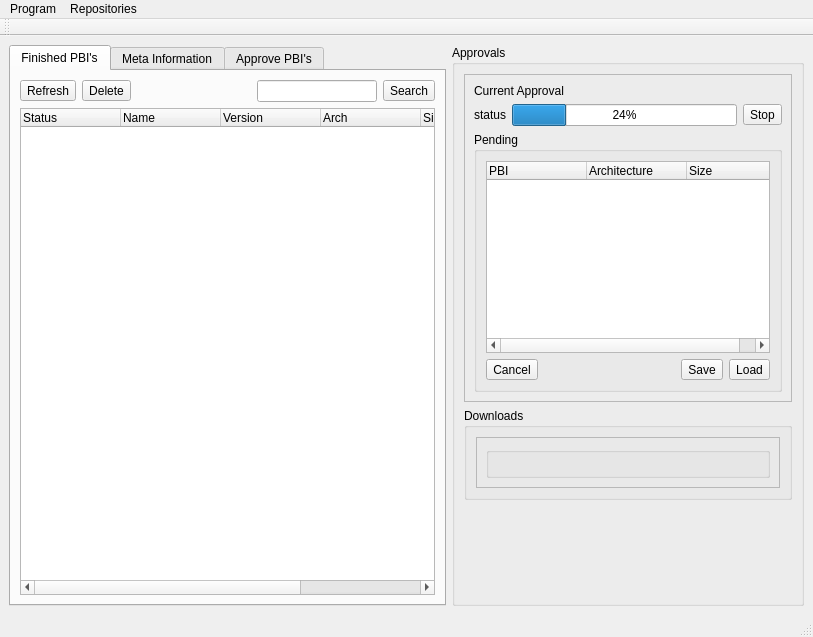
<?xml version="1.0" encoding="UTF-8"?>
<ui version="4.0">
 <class>mainGUI</class>
 <widget class="QMainWindow" name="mainGUI">
  <property name="geometry">
   <rect>
    <x>0</x>
    <y>0</y>
    <width>813</width>
    <height>615</height>
   </rect>
  </property>
  <property name="windowTitle">
   <string>PBI Repository Manager</string>
  </property>
  <widget class="QWidget" name="centralwidget">
   <layout class="QHBoxLayout" name="horizontalLayout_7">
    <item>
     <widget class="QTabWidget" name="tabWidget">
      <property name="currentIndex">
       <number>0</number>
      </property>
      <widget class="QWidget" name="tab_finished">
       <attribute name="title">
        <string>Finished PBI's</string>
       </attribute>
       <layout class="QVBoxLayout" name="verticalLayout_6">
        <item>
         <layout class="QHBoxLayout" name="horizontalLayout_2">
          <item>
           <widget class="QToolButton" name="tool_finished_refresh">
            <property name="text">
             <string>Refresh</string>
            </property>
            <property name="icon">
             <iconset resource="pc-repomanager.qrc">
              <normaloff>:/png/icons/refresh.png</normaloff>:/png/icons/refresh.png</iconset>
            </property>
            <property name="toolButtonStyle">
             <enum>Qt::ToolButtonTextUnderIcon</enum>
            </property>
           </widget>
          </item>
          <item>
           <widget class="QToolButton" name="tool_finished_delete">
            <property name="text">
             <string>Delete</string>
            </property>
            <property name="icon">
             <iconset resource="pc-repomanager.qrc">
              <normaloff>:/png/icons/minus.png</normaloff>:/png/icons/minus.png</iconset>
            </property>
            <property name="toolButtonStyle">
             <enum>Qt::ToolButtonTextUnderIcon</enum>
            </property>
           </widget>
          </item>
          <item>
           <spacer name="horizontalSpacer">
            <property name="orientation">
             <enum>Qt::Horizontal</enum>
            </property>
            <property name="sizeHint" stdset="0">
             <size>
              <width>40</width>
              <height>20</height>
             </size>
            </property>
           </spacer>
          </item>
          <item>
           <widget class="QLineEdit" name="lineEdit_2"/>
          </item>
          <item>
           <widget class="QToolButton" name="tool_finished_search">
            <property name="text">
             <string>Search</string>
            </property>
            <property name="icon">
             <iconset resource="pc-repomanager.qrc">
              <normaloff>:/png/icons/search.png</normaloff>:/png/icons/search.png</iconset>
            </property>
            <property name="toolButtonStyle">
             <enum>Qt::ToolButtonTextUnderIcon</enum>
            </property>
           </widget>
          </item>
         </layout>
        </item>
        <item>
         <widget class="QTreeWidget" name="tree_finished_list">
          <attribute name="headerDefaultSectionSize">
           <number>100</number>
          </attribute>
          <column>
           <property name="text">
            <string>Status</string>
           </property>
          </column>
          <column>
           <property name="text">
            <string>Name</string>
           </property>
          </column>
          <column>
           <property name="text">
            <string>Version</string>
           </property>
          </column>
          <column>
           <property name="text">
            <string>Arch</string>
           </property>
          </column>
          <column>
           <property name="text">
            <string>Size</string>
           </property>
          </column>
          <column>
           <property name="text">
            <string>Date Created</string>
           </property>
          </column>
         </widget>
        </item>
       </layout>
      </widget>
      <widget class="QWidget" name="tab_meta">
       <attribute name="title">
        <string>Meta Information</string>
       </attribute>
       <layout class="QVBoxLayout" name="verticalLayout_2">
        <item>
         <layout class="QHBoxLayout" name="horizontalLayout_3">
          <item>
           <widget class="QToolButton" name="tool_meta_refresh">
            <property name="text">
             <string>Refresh</string>
            </property>
            <property name="icon">
             <iconset resource="pc-repomanager.qrc">
              <normaloff>:/png/icons/refresh.png</normaloff>:/png/icons/refresh.png</iconset>
            </property>
            <property name="toolButtonStyle">
             <enum>Qt::ToolButtonTextUnderIcon</enum>
            </property>
           </widget>
          </item>
          <item>
           <widget class="QToolButton" name="tool_meta_delete">
            <property name="text">
             <string>Delete</string>
            </property>
            <property name="icon">
             <iconset resource="pc-repomanager.qrc">
              <normaloff>:/png/icons/minus.png</normaloff>:/png/icons/minus.png</iconset>
            </property>
            <property name="toolButtonStyle">
             <enum>Qt::ToolButtonTextUnderIcon</enum>
            </property>
           </widget>
          </item>
          <item>
           <widget class="QToolButton" name="tool_meta_new">
            <property name="text">
             <string>New</string>
            </property>
            <property name="icon">
             <iconset resource="pc-repomanager.qrc">
              <normaloff>:/png/icons/file.png</normaloff>:/png/icons/file.png</iconset>
            </property>
            <property name="toolButtonStyle">
             <enum>Qt::ToolButtonTextUnderIcon</enum>
            </property>
           </widget>
          </item>
          <item>
           <widget class="QToolButton" name="tool_meta_copy">
            <property name="text">
             <string>Copy</string>
            </property>
            <property name="icon">
             <iconset resource="pc-repomanager.qrc">
              <normaloff>:/png/icons/copy.png</normaloff>:/png/icons/copy.png</iconset>
            </property>
            <property name="toolButtonStyle">
             <enum>Qt::ToolButtonTextUnderIcon</enum>
            </property>
           </widget>
          </item>
          <item>
           <spacer name="horizontalSpacer_2">
            <property name="orientation">
             <enum>Qt::Horizontal</enum>
            </property>
            <property name="sizeHint" stdset="0">
             <size>
              <width>40</width>
              <height>20</height>
             </size>
            </property>
           </spacer>
          </item>
          <item>
           <widget class="QLineEdit" name="line_meta_search"/>
          </item>
          <item>
           <widget class="QToolButton" name="tool_meta_search">
            <property name="text">
             <string>Search</string>
            </property>
            <property name="icon">
             <iconset resource="pc-repomanager.qrc">
              <normaloff>:/png/icons/search.png</normaloff>:/png/icons/search.png</iconset>
            </property>
            <property name="toolButtonStyle">
             <enum>Qt::ToolButtonTextUnderIcon</enum>
            </property>
           </widget>
          </item>
         </layout>
        </item>
        <item>
         <widget class="QTreeWidget" name="tree_meta_list">
          <attribute name="headerDefaultSectionSize">
           <number>100</number>
          </attribute>
          <column>
           <property name="text">
            <string>Name</string>
           </property>
          </column>
          <column>
           <property name="text">
            <string>Status</string>
           </property>
          </column>
         </widget>
        </item>
        <item>
         <widget class="QGroupBox" name="group_meta_info">
          <property name="title">
           <string>Meta Information</string>
          </property>
          <layout class="QVBoxLayout" name="verticalLayout_3">
           <item>
            <widget class="QFrame" name="frame">
             <property name="frameShape">
              <enum>QFrame::StyledPanel</enum>
             </property>
             <property name="frameShadow">
              <enum>QFrame::Raised</enum>
             </property>
             <layout class="QVBoxLayout" name="verticalLayout_4">
              <item>
               <layout class="QHBoxLayout" name="horizontalLayout">
                <item>
                 <spacer name="horizontalSpacer_3">
                  <property name="orientation">
                   <enum>Qt::Horizontal</enum>
                  </property>
                  <property name="sizeHint" stdset="0">
                   <size>
                    <width>40</width>
                    <height>20</height>
                   </size>
                  </property>
                 </spacer>
                </item>
                <item>
                 <widget class="QRadioButton" name="radio_meta_app">
                  <property name="text">
                   <string>Application</string>
                  </property>
                 </widget>
                </item>
                <item>
                 <widget class="QRadioButton" name="radio_meta_cat">
                  <property name="text">
                   <string>Category</string>
                  </property>
                 </widget>
                </item>
                <item>
                 <spacer name="horizontalSpacer_4">
                  <property name="orientation">
                   <enum>Qt::Horizontal</enum>
                  </property>
                  <property name="sizeHint" stdset="0">
                   <size>
                    <width>40</width>
                    <height>20</height>
                   </size>
                  </property>
                 </spacer>
                </item>
                <item>
                 <widget class="QPushButton" name="push_meta_save">
                  <property name="text">
                   <string>Save</string>
                  </property>
                  <property name="icon">
                   <iconset resource="pc-repomanager.qrc">
                    <normaloff>:/png/icons/save.png</normaloff>:/png/icons/save.png</iconset>
                  </property>
                 </widget>
                </item>
               </layout>
              </item>
              <item>
               <layout class="QFormLayout" name="formLayout">
                <item row="0" column="0">
                 <widget class="QLabel" name="label_meta_name">
                  <property name="text">
                   <string>Name</string>
                  </property>
                 </widget>
                </item>
                <item row="0" column="1">
                 <widget class="QLineEdit" name="lineEdit"/>
                </item>
                <item row="1" column="0">
                 <widget class="QLabel" name="label_2">
                  <property name="text">
                   <string>Author</string>
                  </property>
                 </widget>
                </item>
                <item row="2" column="0">
                 <widget class="QLabel" name="label">
                  <property name="text">
                   <string>Website</string>
                  </property>
                 </widget>
                </item>
                <item row="3" column="0">
                 <widget class="QLabel" name="label_3">
                  <property name="text">
                   <string>Icon</string>
                  </property>
                 </widget>
                </item>
                <item row="4" column="0">
                 <widget class="QLabel" name="label_4">
                  <property name="text">
                   <string>License</string>
                  </property>
                 </widget>
                </item>
                <item row="5" column="0">
                 <widget class="QLabel" name="label_5">
                  <property name="text">
                   <string>Type</string>
                  </property>
                 </widget>
                </item>
                <item row="6" column="0">
                 <widget class="QLabel" name="label_6">
                  <property name="text">
                   <string>Category</string>
                  </property>
                 </widget>
                </item>
                <item row="7" column="0">
                 <widget class="QLabel" name="label_7">
                  <property name="text">
                   <string>Keywords</string>
                  </property>
                 </widget>
                </item>
                <item row="8" column="0">
                 <widget class="QLabel" name="label_meta_description">
                  <property name="text">
                   <string>Description</string>
                  </property>
                 </widget>
                </item>
                <item row="9" column="1">
                 <widget class="QCheckBox" name="check_meta_needroot">
                  <property name="text">
                   <string>Requires Root</string>
                  </property>
                 </widget>
                </item>
                <item row="8" column="1">
                 <widget class="QPlainTextEdit" name="plainTextEdit"/>
                </item>
                <item row="1" column="1">
                 <widget class="QLineEdit" name="lineEdit_3"/>
                </item>
                <item row="2" column="1">
                 <widget class="QLineEdit" name="lineEdit_4"/>
                </item>
                <item row="3" column="1">
                 <widget class="QLineEdit" name="lineEdit_5"/>
                </item>
                <item row="4" column="1">
                 <widget class="QLineEdit" name="lineEdit_6"/>
                </item>
                <item row="5" column="1">
                 <widget class="QComboBox" name="comboBox"/>
                </item>
                <item row="6" column="1">
                 <widget class="QComboBox" name="comboBox_2"/>
                </item>
                <item row="7" column="1">
                 <widget class="QLineEdit" name="lineEdit_7"/>
                </item>
               </layout>
              </item>
             </layout>
            </widget>
           </item>
          </layout>
         </widget>
        </item>
        <item>
         <spacer name="verticalSpacer_2">
          <property name="orientation">
           <enum>Qt::Vertical</enum>
          </property>
          <property name="sizeHint" stdset="0">
           <size>
            <width>20</width>
            <height>129</height>
           </size>
          </property>
         </spacer>
        </item>
       </layout>
      </widget>
      <widget class="QWidget" name="tab_testing">
       <attribute name="title">
        <string>Approve PBI's</string>
       </attribute>
       <layout class="QVBoxLayout" name="verticalLayout_12">
        <item>
         <layout class="QHBoxLayout" name="horizontalLayout_5">
          <item>
           <widget class="QToolButton" name="tool_testing_approve">
            <property name="toolTip">
             <string>Approve the selected PBI</string>
            </property>
            <property name="text">
             <string>Approve</string>
            </property>
            <property name="icon">
             <iconset resource="pc-repomanager.qrc">
              <normaloff>:/png/icons/checkmark.png</normaloff>:/png/icons/checkmark.png</iconset>
            </property>
            <property name="iconSize">
             <size>
              <width>16</width>
              <height>16</height>
             </size>
            </property>
            <property name="toolButtonStyle">
             <enum>Qt::ToolButtonTextUnderIcon</enum>
            </property>
           </widget>
          </item>
          <item>
           <widget class="QToolButton" name="tool_testing_flag">
            <property name="toolTip">
             <string>Flag the selected PBI</string>
            </property>
            <property name="text">
             <string>Mark</string>
            </property>
            <property name="icon">
             <iconset resource="pc-repomanager.qrc">
              <normaloff>:/png/icons/flag-yellow.png</normaloff>:/png/icons/flag-yellow.png</iconset>
            </property>
            <property name="iconSize">
             <size>
              <width>16</width>
              <height>16</height>
             </size>
            </property>
            <property name="toolButtonStyle">
             <enum>Qt::ToolButtonTextUnderIcon</enum>
            </property>
           </widget>
          </item>
          <item>
           <widget class="QToolButton" name="tool_testing_download">
            <property name="text">
             <string>Download</string>
            </property>
            <property name="icon">
             <iconset resource="pc-repomanager.qrc">
              <normaloff>:/png/icons/arrow-down.png</normaloff>:/png/icons/arrow-down.png</iconset>
            </property>
            <property name="toolButtonStyle">
             <enum>Qt::ToolButtonTextUnderIcon</enum>
            </property>
           </widget>
          </item>
          <item>
           <spacer name="horizontalSpacer_5">
            <property name="orientation">
             <enum>Qt::Horizontal</enum>
            </property>
            <property name="sizeHint" stdset="0">
             <size>
              <width>40</width>
              <height>20</height>
             </size>
            </property>
           </spacer>
          </item>
          <item>
           <widget class="QLineEdit" name="line_testing_search"/>
          </item>
          <item>
           <widget class="QToolButton" name="tool_testing_search">
            <property name="text">
             <string>Search</string>
            </property>
            <property name="icon">
             <iconset resource="pc-repomanager.qrc">
              <normaloff>:/png/icons/search.png</normaloff>:/png/icons/search.png</iconset>
            </property>
            <property name="toolButtonStyle">
             <enum>Qt::ToolButtonTextUnderIcon</enum>
            </property>
           </widget>
          </item>
         </layout>
        </item>
        <item>
         <widget class="QFrame" name="frame_4">
          <property name="frameShape">
           <enum>QFrame::StyledPanel</enum>
          </property>
          <property name="frameShadow">
           <enum>QFrame::Raised</enum>
          </property>
          <layout class="QVBoxLayout" name="verticalLayout_11">
           <item>
            <layout class="QHBoxLayout" name="horizontalLayout_6">
             <item>
              <widget class="QRadioButton" name="radio_testing_new">
               <property name="text">
                <string>New</string>
               </property>
              </widget>
             </item>
             <item>
              <widget class="QRadioButton" name="radio_testing_update">
               <property name="text">
                <string>Updates</string>
               </property>
              </widget>
             </item>
             <item>
              <widget class="QRadioButton" name="radio_testing_revision">
               <property name="text">
                <string>Revisions</string>
               </property>
              </widget>
             </item>
            </layout>
           </item>
           <item>
            <widget class="QTreeWidget" name="treeWidget_2">
             <attribute name="headerDefaultSectionSize">
              <number>100</number>
             </attribute>
             <column>
              <property name="text">
               <string>Status</string>
              </property>
             </column>
             <column>
              <property name="text">
               <string>Name</string>
              </property>
             </column>
             <column>
              <property name="text">
               <string>Version</string>
              </property>
             </column>
             <column>
              <property name="text">
               <string>Arch</string>
              </property>
             </column>
             <column>
              <property name="text">
               <string>Size</string>
              </property>
             </column>
             <column>
              <property name="text">
               <string>Date Created</string>
              </property>
             </column>
            </widget>
           </item>
          </layout>
         </widget>
        </item>
       </layout>
      </widget>
     </widget>
    </item>
    <item>
     <layout class="QVBoxLayout" name="verticalLayout">
      <item>
       <widget class="QGroupBox" name="group_testing_approvals">
        <property name="title">
         <string>Approvals</string>
        </property>
        <layout class="QVBoxLayout" name="verticalLayout_5">
         <item>
          <widget class="QFrame" name="frame_2">
           <property name="frameShape">
            <enum>QFrame::StyledPanel</enum>
           </property>
           <property name="frameShadow">
            <enum>QFrame::Raised</enum>
           </property>
           <layout class="QVBoxLayout" name="verticalLayout_7">
            <item>
             <widget class="QLabel" name="label_approval_current">
              <property name="text">
               <string>Current Approval</string>
              </property>
             </widget>
            </item>
            <item>
             <layout class="QHBoxLayout" name="horizontalLayout_4">
              <item>
               <widget class="QLabel" name="label_approval_status">
                <property name="text">
                 <string>status</string>
                </property>
               </widget>
              </item>
              <item>
               <widget class="QProgressBar" name="progress_approval">
                <property name="value">
                 <number>24</number>
                </property>
               </widget>
              </item>
              <item>
               <widget class="QToolButton" name="tool_approval_stopcurrent">
                <property name="text">
                 <string>Stop</string>
                </property>
                <property name="icon">
                 <iconset resource="pc-repomanager.qrc">
                  <normaloff>:/png/icons/stop.png</normaloff>:/png/icons/stop.png</iconset>
                </property>
                <property name="toolButtonStyle">
                 <enum>Qt::ToolButtonIconOnly</enum>
                </property>
               </widget>
              </item>
             </layout>
            </item>
            <item>
             <widget class="QGroupBox" name="group_approval_pending">
              <property name="title">
               <string>Pending</string>
              </property>
              <layout class="QVBoxLayout" name="verticalLayout_8">
               <item>
                <widget class="QTreeWidget" name="tree_approval_pending">
                 <attribute name="headerDefaultSectionSize">
                  <number>100</number>
                 </attribute>
                 <column>
                  <property name="text">
                   <string>PBI</string>
                  </property>
                 </column>
                 <column>
                  <property name="text">
                   <string>Architecture</string>
                  </property>
                 </column>
                 <column>
                  <property name="text">
                   <string>Size</string>
                  </property>
                 </column>
                </widget>
               </item>
               <item>
                <layout class="QHBoxLayout" name="horizontalLayout_8">
                 <item>
                  <widget class="QToolButton" name="tool_approval_cancel">
                   <property name="text">
                    <string>Cancel</string>
                   </property>
                   <property name="icon">
                    <iconset resource="pc-repomanager.qrc">
                     <normaloff>:/png/icons/delete.png</normaloff>:/png/icons/delete.png</iconset>
                   </property>
                   <property name="toolButtonStyle">
                    <enum>Qt::ToolButtonTextUnderIcon</enum>
                   </property>
                  </widget>
                 </item>
                 <item>
                  <spacer name="horizontalSpacer_6">
                   <property name="orientation">
                    <enum>Qt::Horizontal</enum>
                   </property>
                   <property name="sizeHint" stdset="0">
                    <size>
                     <width>40</width>
                     <height>20</height>
                    </size>
                   </property>
                  </spacer>
                 </item>
                 <item>
                  <widget class="QToolButton" name="toolButton_3">
                   <property name="text">
                    <string>Save</string>
                   </property>
                   <property name="icon">
                    <iconset resource="pc-repomanager.qrc">
                     <normaloff>:/png/icons/save.png</normaloff>:/png/icons/save.png</iconset>
                   </property>
                   <property name="toolButtonStyle">
                    <enum>Qt::ToolButtonTextUnderIcon</enum>
                   </property>
                  </widget>
                 </item>
                 <item>
                  <widget class="QToolButton" name="toolButton">
                   <property name="text">
                    <string>Load</string>
                   </property>
                   <property name="icon">
                    <iconset resource="pc-repomanager.qrc">
                     <normaloff>:/png/icons/bag.png</normaloff>:/png/icons/bag.png</iconset>
                   </property>
                   <property name="iconSize">
                    <size>
                     <width>16</width>
                     <height>16</height>
                    </size>
                   </property>
                   <property name="toolButtonStyle">
                    <enum>Qt::ToolButtonTextUnderIcon</enum>
                   </property>
                  </widget>
                 </item>
                </layout>
               </item>
              </layout>
             </widget>
            </item>
           </layout>
          </widget>
         </item>
         <item>
          <widget class="QGroupBox" name="groupBox_2">
           <property name="title">
            <string>Downloads</string>
           </property>
           <layout class="QVBoxLayout" name="verticalLayout_9">
            <item>
             <widget class="QFrame" name="frame_3">
              <property name="frameShape">
               <enum>QFrame::StyledPanel</enum>
              </property>
              <property name="frameShadow">
               <enum>QFrame::Raised</enum>
              </property>
              <layout class="QVBoxLayout" name="verticalLayout_10">
               <item>
                <widget class="QGroupBox" name="group_down_current">
                 <property name="title">
                  <string/>
                 </property>
                </widget>
               </item>
              </layout>
             </widget>
            </item>
           </layout>
          </widget>
         </item>
         <item>
          <spacer name="verticalSpacer">
           <property name="orientation">
            <enum>Qt::Vertical</enum>
           </property>
           <property name="sizeHint" stdset="0">
            <size>
             <width>20</width>
             <height>40</height>
            </size>
           </property>
          </spacer>
         </item>
        </layout>
       </widget>
      </item>
     </layout>
    </item>
   </layout>
  </widget>
  <widget class="QMenuBar" name="menubar">
   <property name="geometry">
    <rect>
     <x>0</x>
     <y>0</y>
     <width>813</width>
     <height>21</height>
    </rect>
   </property>
   <widget class="QMenu" name="menuProgram">
    <property name="title">
     <string>Program</string>
    </property>
    <addaction name="actionQuit"/>
   </widget>
   <widget class="QMenu" name="menuRepositories">
    <property name="title">
     <string>Repositories</string>
    </property>
    <addaction name="actionManage_PBI_Repositories"/>
   </widget>
   <addaction name="menuProgram"/>
   <addaction name="menuRepositories"/>
  </widget>
  <widget class="QStatusBar" name="statusbar"/>
  <widget class="QToolBar" name="toolBar">
   <property name="windowTitle">
    <string>toolBar</string>
   </property>
   <attribute name="toolBarArea">
    <enum>TopToolBarArea</enum>
   </attribute>
   <attribute name="toolBarBreak">
    <bool>false</bool>
   </attribute>
  </widget>
  <action name="actionQuit">
   <property name="icon">
    <iconset resource="pc-repomanager.qrc">
     <normaloff>:/png/icons/close.png</normaloff>:/png/icons/close.png</iconset>
   </property>
   <property name="text">
    <string>Quit</string>
   </property>
  </action>
  <action name="actionManage_PBI_Repositories">
   <property name="icon">
    <iconset resource="pc-repomanager.qrc">
     <normaloff>:/png/icons/network.png</normaloff>:/png/icons/network.png</iconset>
   </property>
   <property name="text">
    <string>Setup Repositories</string>
   </property>
  </action>
 </widget>
 <resources>
  <include location="pc-repomanager.qrc"/>
 </resources>
 <connections/>
</ui>
